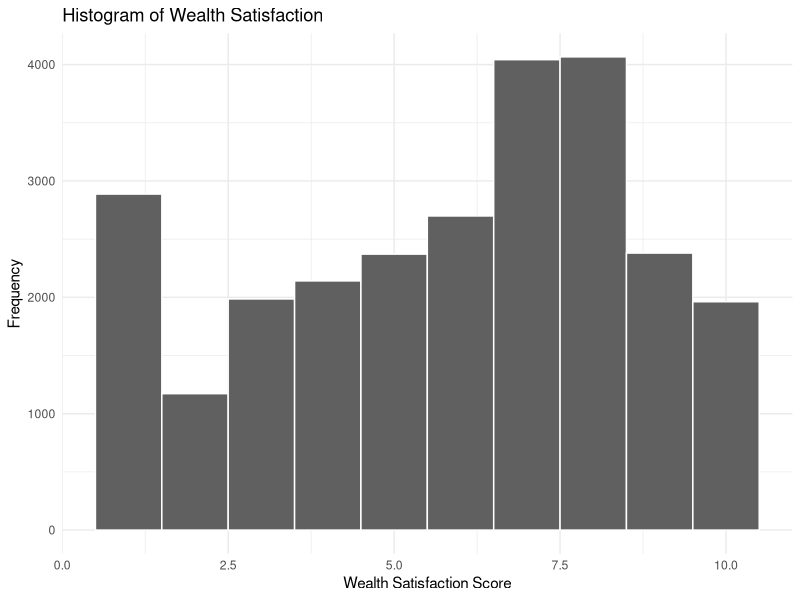
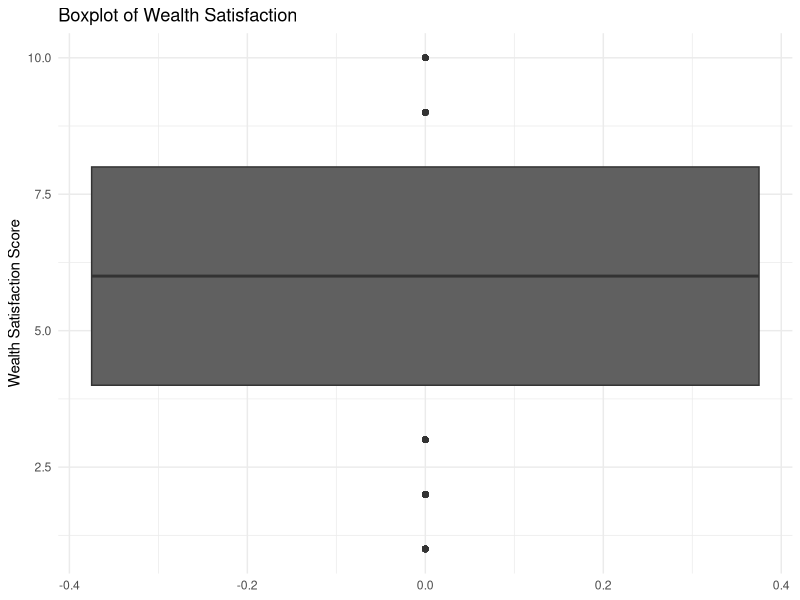
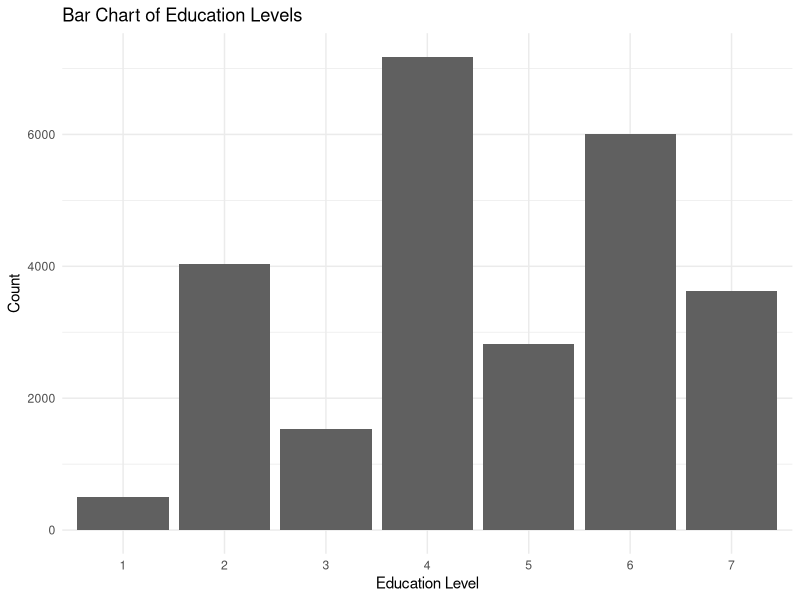
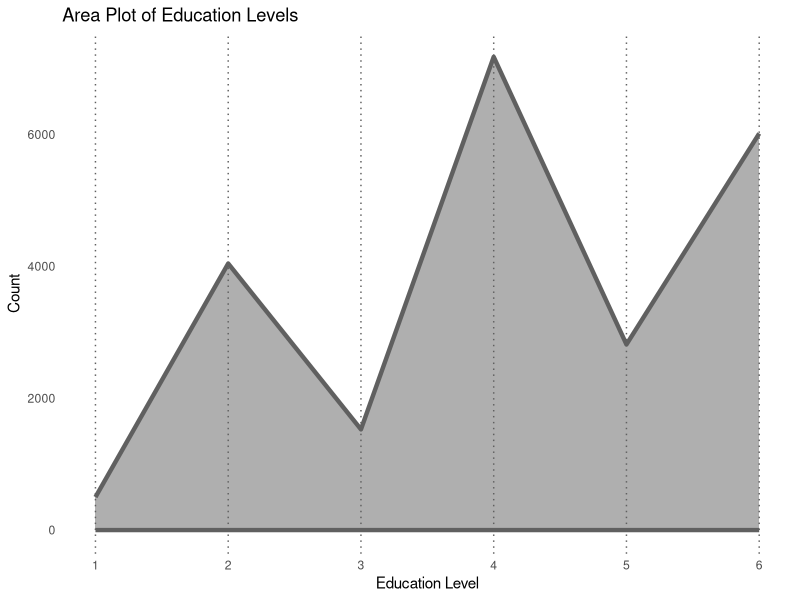
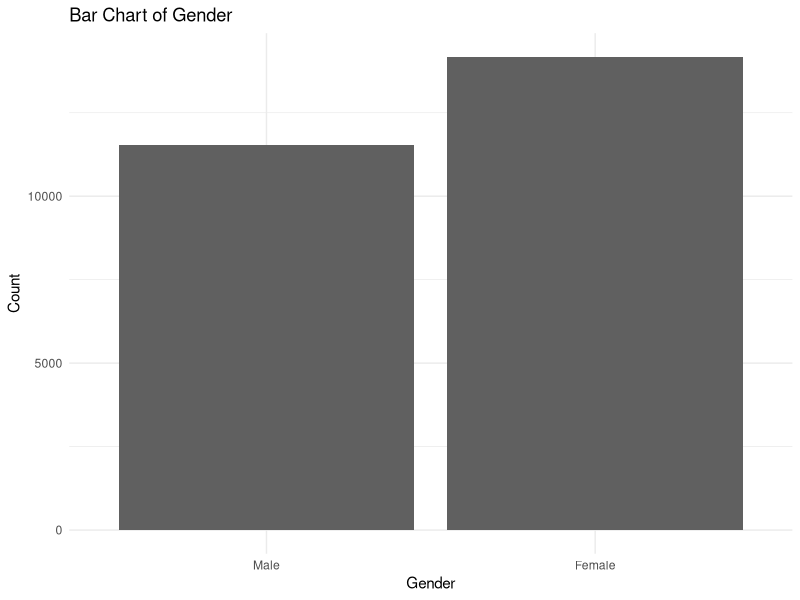
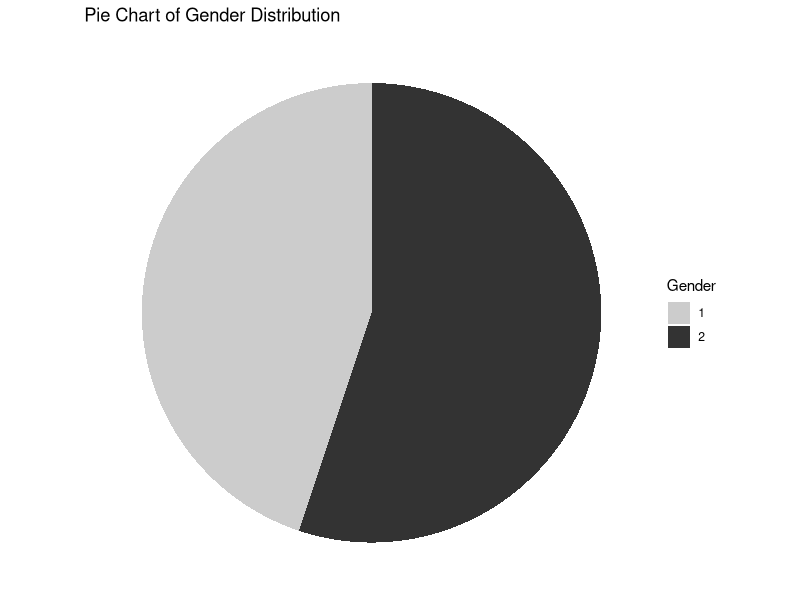
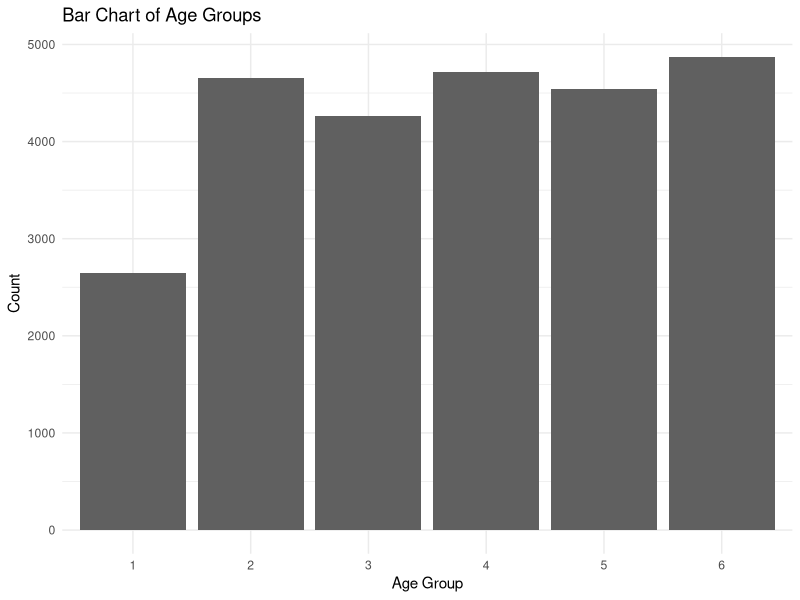
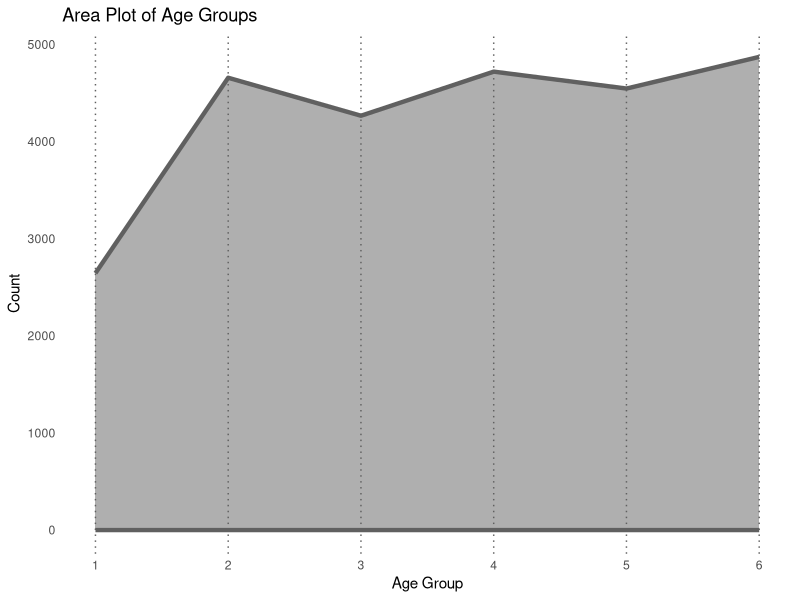

Generate these figures, in order, with R:
# Written by Abdulla Alameri
# Last Edit : 12-June-2023

# Load Packages
library(readxl)
library(psych)
library(ggplot2)
library(dplyr)
library(corrplot)

# Set Working Directory
setwd("D:/side project")

# Import the CSV file from the working directory
df <- read_excel("Choosen Data.xlsx")

# Clean Data from missing values
df_clean <- subset(df, !apply(df == 99 | df == 98, 1, any))

# Generate a Descriptive stats table
describe(df_clean)


# Create Histogram for WLLT_SAT
ggplot(df_clean, aes(x=WLTH_SAT)) +
  geom_histogram(binwidth=1, fill="#606060", color="white") +
  theme_minimal() +
  labs(title="Histogram of Wealth Satisfaction", 
       x="Wealth Satisfaction Score", 
       y="Frequency")

# Create Box and Whisker plot WLTH_SAT
ggplot(df_clean, aes(y=WLTH_SAT)) +
  geom_boxplot(fill="#606060", coef=0) +
  theme_minimal() +
  labs(title="Boxplot of Wealth Satisfaction", 
       y="Wealth Satisfaction Score")

# Create a bar chart for EDU
ggplot(df_clean, aes(x=factor(EDU))) +
  geom_bar(fill="#606060") +
  theme_minimal() +
  labs(title="Bar Chart of Education Levels",
       x="Education Level",
       y="Count")


# Create An Area plot of EDU
ggplot(df_clean, aes(x=EDU)) +
  stat_bin(binwidth=1, geom="area", fill="#606060", color="#606060", size=1.5, alpha=0.5) +
  geom_vline(xintercept=1:6, linetype="dotted", color="#606060") +
  scale_x_continuous(breaks=1:6, limits=c(1,6)) +
  theme_minimal() +
  theme(panel.grid.major = element_blank(),
        panel.grid.minor = element_blank()) +
  labs(title="Area Plot of Education Levels",
       x="Education Level",
       y="Count")

# Create a bar chart for Gender
ggplot(df_clean, aes(x=factor(GENDER))) +
  geom_bar(fill="#606060") +
  scale_x_discrete(labels=c("1" = "Male", "2" = "Female")) +
  theme_minimal() +
  labs(title="Bar Chart of Gender",
       x="Gender",
       y="Count")

# Create a pie chart for Gender
df_clean %>%
  group_by(GENDER) %>%
  summarise(n=n()) %>%
  mutate(prop = n/sum(n)) %>%
  ggplot(aes(x="", y=prop, fill=factor(GENDER))) +
  geom_bar(stat="identity", width=1) +
  coord_polar("y", start=0) +
  scale_fill_grey(start = 0.8, end = 0.2) +
  theme_void() +
  labs(title="Pie Chart of Gender Distribution",
       fill="Gender")

# Create a bar chart for AGE_GR
ggplot(df_clean, aes(x=factor(AGE_GR))) +
  geom_bar(fill="#606060") +
  theme_minimal() +
  labs(title="Bar Chart of Age Groups",
       x="Age Group",
       y="Count")

# Create a Area plot for AGE_GR
ggplot(df_clean, aes(x=AGE_GR)) +
  stat_bin(binwidth=1, geom="area", fill="#606060", color="#606060", size=1.5, alpha=0.5) +
  geom_vline(xintercept=1:6, linetype="dotted", color="#606060") +
  scale_x_continuous(breaks=1:6, limits=c(1,6)) +
  theme_minimal() +
  theme(panel.grid.major = element_blank(),
        panel.grid.minor = element_blank()) +
  labs(title="Area Plot of Age Groups",
       x="Age Group",
       y="Count")

# Create a histogram for RISK_TOL
ggplot(df_clean, aes(x=RISK_TOL)) +
  geom_histogram(binwidth=1, fill="#606060", color="white") +
  theme_minimal() +
  labs(title="Histogram of Risk Tolerance", 
       x="Risk Tolerance Score", 
       y="Frequency")

# Create a box-and-whisker for RISK_TOL 
ggplot(df_clean, aes(y=RISK_TOL)) +
  geom_boxplot(fill="#606060") +
  theme_minimal() +
  labs(title="Box-and-Whisker Plot of Risk Tolerance", 
       y="Risk Tolerance Score")


# Create a bar chart for BUDGET 
ggplot(df_clean, aes(x=factor(BUDGET))) +
  geom_bar(fill="#606060") +
  scale_x_discrete(labels=c("1" = "Has a budget", "2" = "No budget")) +
  theme_minimal() +
  labs(title="Bar Chart of Budget Status", 
       x="Budget Status", 
       y="Count")

# Create a pie chart for BUDGET
budget_df <- data.frame(Category = factor(df_clean$BUDGET, levels = c(1, 2), labels = c("Has a budget", "No budget")))

ggplot(budget_df, aes(x="", y=..count.., fill=Category)) +
  geom_bar(stat="count", width=1, color="white") +
  coord_polar("y", start=0) +
  scale_fill_manual(values=c("#A9A9A9", "#606060")) +
  theme_minimal() +
  theme(axis.text.x = element_blank(),
        axis.title.x = element_blank(),
        axis.title.y = element_blank()) +
  labs(title="Pie Chart of Budget Status",
       fill="Budget Status")

# Create correlation matrix Table
cor_matrix <- cor(df_clean[, c("WLTH_SAT", "EDU", "GENDER", "AGE_GR", "RISK_TOL", "BUDGET")])
print(cor_matrix)

# Create Multiple Regression Analysis table

model <- lm(WLTH_SAT ~ EDU + GENDER + AGE_GR + RISK_TOL + BUDGET, data=df_clean)
summary(model)
